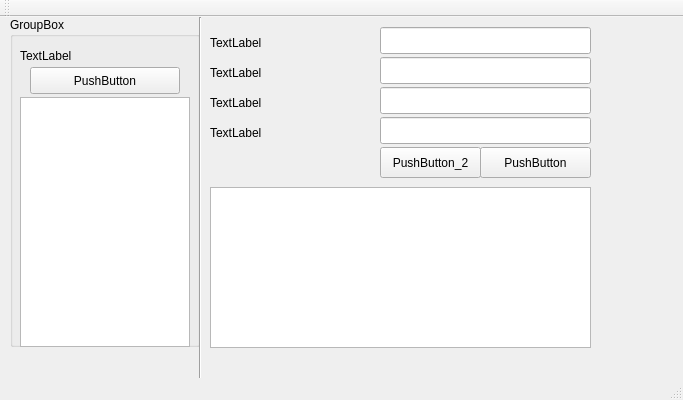
<?xml version="1.0" encoding="UTF-8"?>
<ui version="4.0">
 <class>MainWindow</class>
 <widget class="QMainWindow" name="MainWindow">
  <property name="geometry">
   <rect>
    <x>0</x>
    <y>0</y>
    <width>683</width>
    <height>400</height>
   </rect>
  </property>
  <property name="windowTitle">
   <string>MainWindow</string>
  </property>
  <widget class="QWidget" name="centralWidget">
   <widget class="QLabel" name="label_5">
    <property name="geometry">
     <rect>
      <x>210</x>
      <y>10</y>
      <width>161</width>
      <height>31</height>
     </rect>
    </property>
    <property name="text">
     <string>TextLabel</string>
    </property>
   </widget>
   <widget class="QLabel" name="label_2">
    <property name="geometry">
     <rect>
      <x>210</x>
      <y>40</y>
      <width>161</width>
      <height>31</height>
     </rect>
    </property>
    <property name="text">
     <string>TextLabel</string>
    </property>
   </widget>
   <widget class="QLabel" name="label_3">
    <property name="geometry">
     <rect>
      <x>210</x>
      <y>70</y>
      <width>161</width>
      <height>31</height>
     </rect>
    </property>
    <property name="text">
     <string>TextLabel</string>
    </property>
   </widget>
   <widget class="QLabel" name="label_4">
    <property name="geometry">
     <rect>
      <x>210</x>
      <y>100</y>
      <width>161</width>
      <height>31</height>
     </rect>
    </property>
    <property name="text">
     <string>TextLabel</string>
    </property>
   </widget>
   <widget class="QLineEdit" name="lineEdit_1">
    <property name="geometry">
     <rect>
      <x>380</x>
      <y>10</y>
      <width>211</width>
      <height>27</height>
     </rect>
    </property>
   </widget>
   <widget class="QLineEdit" name="lineEdit_2">
    <property name="geometry">
     <rect>
      <x>380</x>
      <y>40</y>
      <width>211</width>
      <height>27</height>
     </rect>
    </property>
   </widget>
   <widget class="QLineEdit" name="lineEdit_3">
    <property name="geometry">
     <rect>
      <x>380</x>
      <y>70</y>
      <width>211</width>
      <height>27</height>
     </rect>
    </property>
   </widget>
   <widget class="QLineEdit" name="lineEdit_4">
    <property name="geometry">
     <rect>
      <x>380</x>
      <y>100</y>
      <width>211</width>
      <height>27</height>
     </rect>
    </property>
   </widget>
   <widget class="QPushButton" name="pushButton">
    <property name="geometry">
     <rect>
      <x>480</x>
      <y>130</y>
      <width>111</width>
      <height>31</height>
     </rect>
    </property>
    <property name="text">
     <string>PushButton</string>
    </property>
   </widget>
   <widget class="QPushButton" name="pushButton_2">
    <property name="geometry">
     <rect>
      <x>380</x>
      <y>130</y>
      <width>101</width>
      <height>31</height>
     </rect>
    </property>
    <property name="text">
     <string>PushButton_2</string>
    </property>
   </widget>
   <widget class="QTableWidget" name="tableWidget">
    <property name="geometry">
     <rect>
      <x>210</x>
      <y>170</y>
      <width>381</width>
      <height>161</height>
     </rect>
    </property>
   </widget>
   <widget class="QGroupBox" name="groupBox">
    <property name="geometry">
     <rect>
      <x>10</x>
      <y>0</y>
      <width>190</width>
      <height>330</height>
     </rect>
    </property>
    <property name="title">
     <string>GroupBox</string>
    </property>
    <widget class="QListWidget" name="listWidget">
     <property name="geometry">
      <rect>
       <x>10</x>
       <y>80</y>
       <width>170</width>
       <height>250</height>
      </rect>
     </property>
    </widget>
    <widget class="QPushButton" name="pushButton_3">
     <property name="geometry">
      <rect>
       <x>20</x>
       <y>50</y>
       <width>150</width>
       <height>27</height>
      </rect>
     </property>
     <property name="text">
      <string>PushButton</string>
     </property>
    </widget>
    <widget class="QLabel" name="label_1">
     <property name="geometry">
      <rect>
       <x>10</x>
       <y>30</y>
       <width>150</width>
       <height>17</height>
      </rect>
     </property>
     <property name="text">
      <string>TextLabel</string>
     </property>
    </widget>
   </widget>
   <widget class="Line" name="line">
    <property name="geometry">
     <rect>
      <x>190</x>
      <y>0</y>
      <width>20</width>
      <height>370</height>
     </rect>
    </property>
    <property name="orientation">
     <enum>Qt::Vertical</enum>
    </property>
   </widget>
  </widget>
  <widget class="QMenuBar" name="menuBar">
   <property name="geometry">
    <rect>
     <x>0</x>
     <y>0</y>
     <width>683</width>
     <height>25</height>
    </rect>
   </property>
  </widget>
  <widget class="QToolBar" name="mainToolBar">
   <attribute name="toolBarArea">
    <enum>TopToolBarArea</enum>
   </attribute>
   <attribute name="toolBarBreak">
    <bool>false</bool>
   </attribute>
  </widget>
  <widget class="QStatusBar" name="statusBar"/>
 </widget>
 <layoutdefault spacing="6" margin="11"/>
 <resources/>
 <connections/>
</ui>
